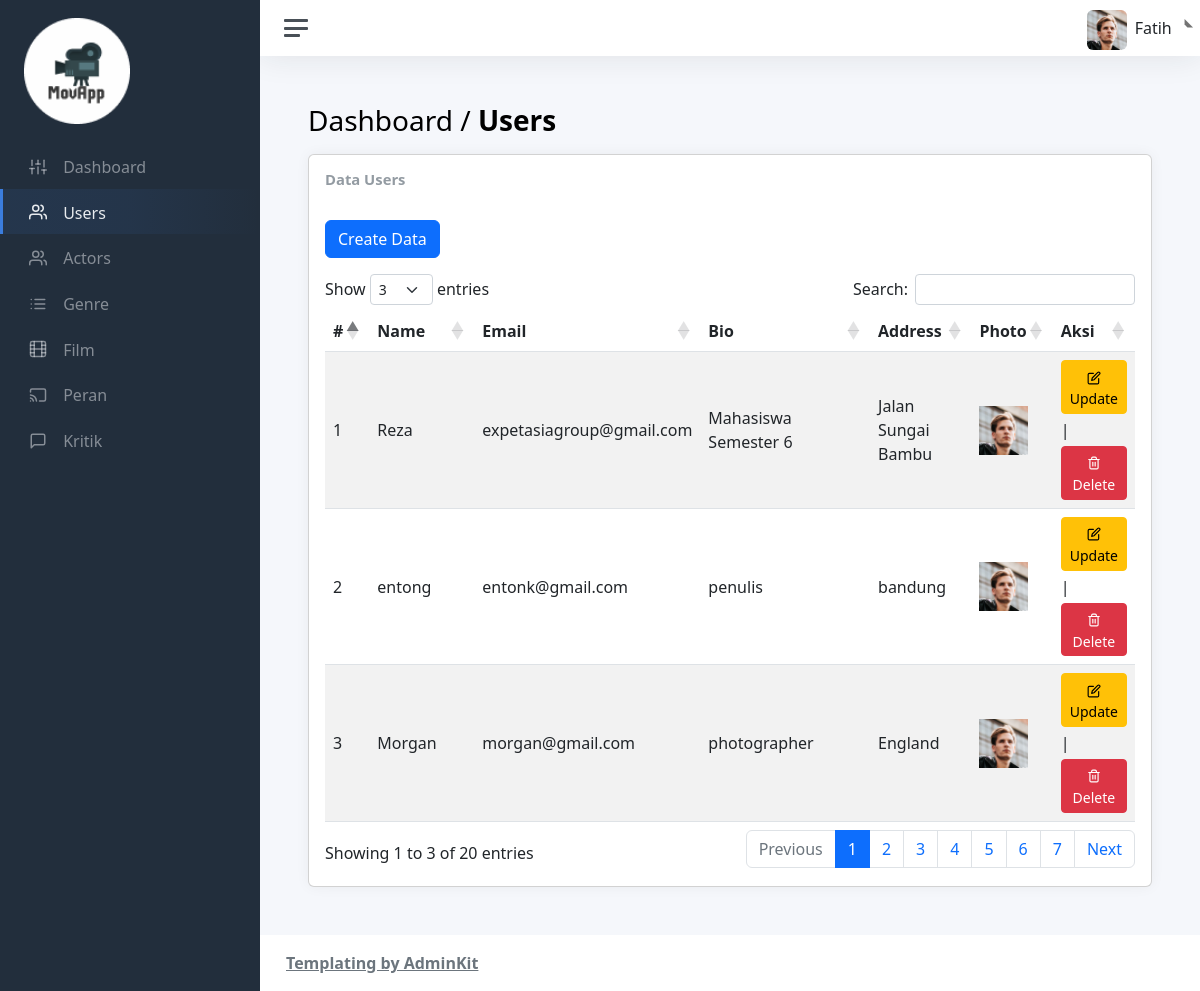
Before: /admin/views/user/user.php with the older database file.
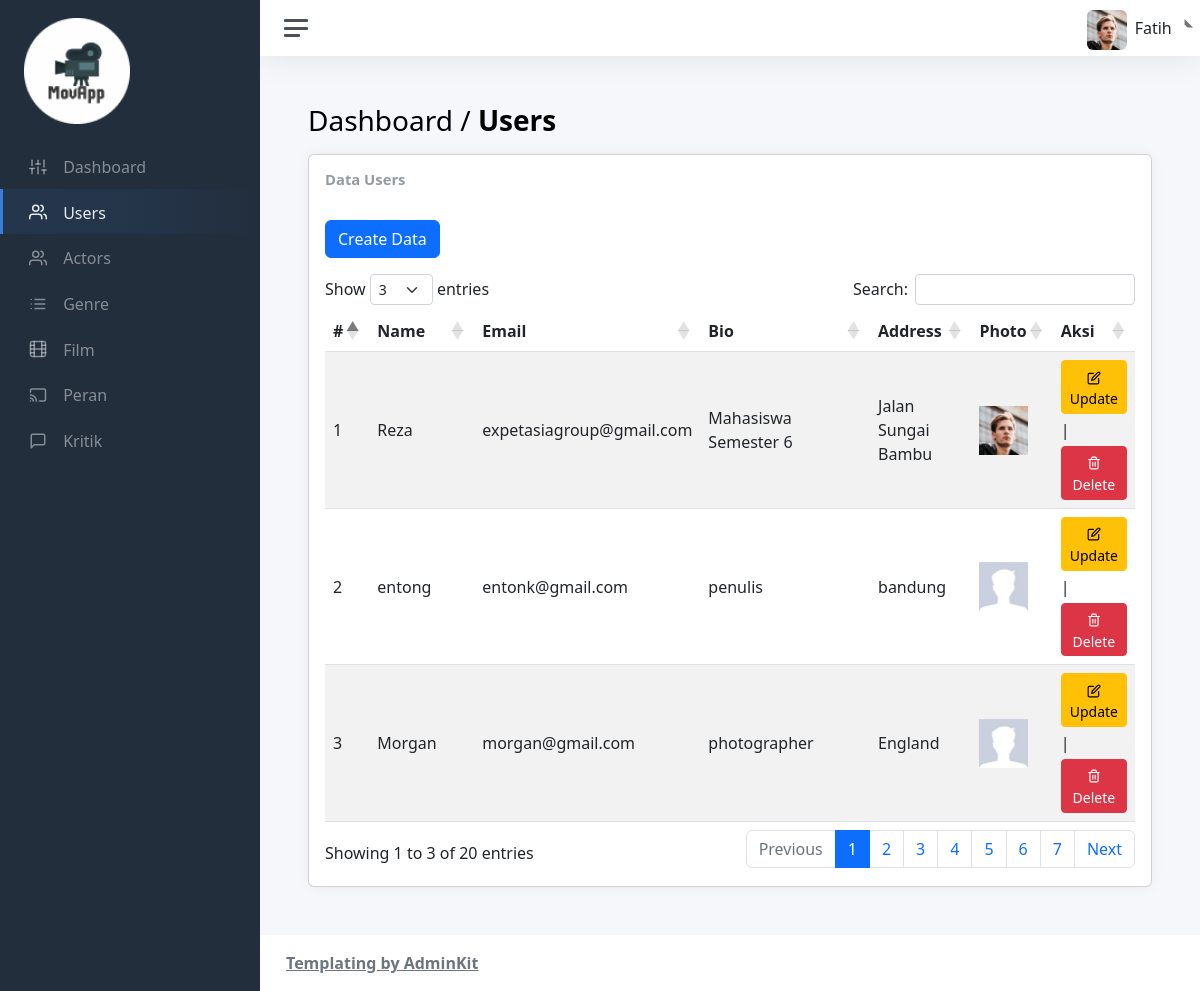
After: the same page with the newer database file.
### tables this page shows
CREATE TABLE `users` (
  `id` int(11) NOT NULL,
  `name` varchar(45) NOT NULL,
  `email` varchar(45) NOT NULL,
  `password` varchar(45) NOT NULL,
  `age` int(11) NOT NULL,
  `bio` varchar(255) DEFAULT NULL,
  `address` text DEFAULT NULL,
  `photo` varchar(60) DEFAULT NULL
);

### admin/views/user/user.php (the view, shortened to what the changed rows need)
<!DOCTYPE html>
<html lang="en">
    <head>
        <?php include "../layouts/assetsLink.php"; ?>
    </head>
    <body>
        <div class="wrapper">
            <div class="main">
                <main class="content">
                    <div class="container-fluid p-0">
                        <h1 class="h3 mb-3">Dashboard / <strong>Users</strong></h1>
                        <div class="col-sm-12">
                            <div class="card">
                                <div class="card-body">
                                    <?php
                                        include "../../../database/db.php";
                                        $query = $conn->query("SELECT * FROM users");
                                    ?>
                                    <table id="example" class="table table-striped"
                                        style="width:100%">
                                        <thead>
                                            <tr>
                                                <th scope="col">#</th>
                                                <th scope="col">Name</th>
                                                <th scope="col">Email</th>
                                                <th scope="col">Bio</th>
                                                <th scope="col">Address</th>
                                                <th scope="col">Photo</th>
                                                <th scope="col">Aksi</th>
                                            </tr>
                                        </thead>
                                        <tbody>
                                            <?php
                                                if(mysqli_num_rows($query)>0){
                                                    $no = 1;
                                                    while ($data = mysqli_fetch_array($query)) {
                                            ?>
                                            <tr>
                                                <td scope="row"><?php echo $no?></td>
                                                <td><?php echo($data['name']); ?></td>
                                                <td><?php echo($data['email']); ?></td>
                                                <td><?php echo($data['bio']); ?></td>
                                                <td><?php echo($data['address']); ?></td>
                                                <td><img class="w-75" src="../../../assets/img/uploads/<?php echo($data['photo']); ?>" alt=""></td>
                                                <td>
                                                    <a class="btn btn-warning btn-sm mb-1"
                                                        href="edit-usr.php?id=<?php echo $data['id']?>">
                                                        <i class="align-middle" data-feather="edit"></i>
                                                        <span class="align-middle">Update</span>
                                                    </a>|
                                                    <a class="btn btn-danger btn-sm mt-1"
                                                        href="../../../controllers/user/destroy-usr.php?id=<?php echo $data['id']?>"
                                                        onclick="alert('Anda yakin ingin menghapus data ini?')">
                                                        <i class="align-middle" data-feather="trash-2"></i>
                                                        <span class="align-middle">Delete</span>
                                                    </a>
                                                </td>
                                            </tr>
                                            <?php
                                                        $no++;
                                                    }
                                                }
                                            ?>
                                        </tbody>
                                    </table>
                                </div>
                            </div>
                        </div>
                    </div>
                </main>
            </div>
        </div>
    </body>
</html>

Changed rows visible on the page:
changed users "entong": photo: a different picture
changed users "Morgan": photo: a different picture
